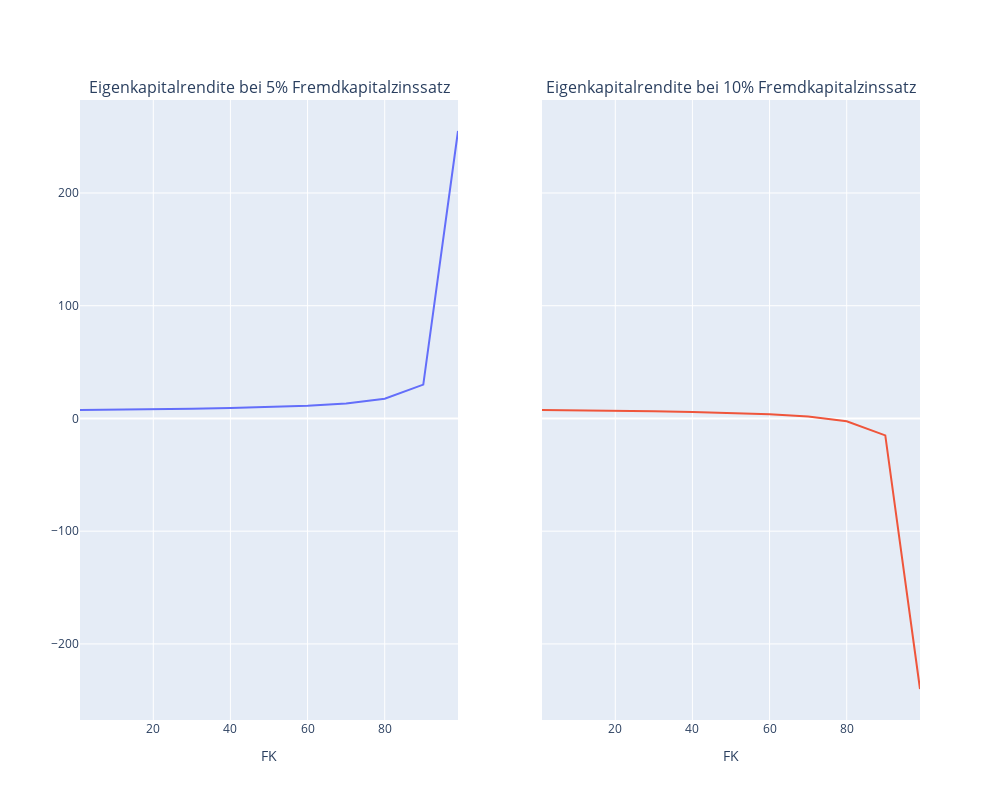

The notebook cell this image was saved under:
### Code cell
import plotly.graph_objects as go
from plotly.subplots import make_subplots

# 1. Subplots erstellen (analog zu plt.subplots)
# shared_yaxes=True entspricht sharey=True
fig = make_subplots(
    rows=1, cols=2, 
    shared_yaxes=True,
    subplot_titles=('Eigenkapitalrendite bei 5% Fremdkapitalzinssatz', 
                    'Eigenkapitalrendite bei 10% Fremdkapitalzinssatz')
)

# 2. Erste Linie hinzufügen (analog zu ax1.plot)
fig.add_trace(
    go.Scatter(x=df['FK'], y=df['RoE5'], mode='lines', name='RoE 5%'),
    row=1, col=1
)

# 3. Zweite Linie hinzufügen (analog zu ax2.plot)
fig.add_trace(
    go.Scatter(x=df['FK'], y=df['RoE10'], mode='lines', name='RoE 10%'),
    row=1, col=2
)

# 4. Achsenbeschriftungen setzen (analog zu set_xlabel)
fig.update_xaxes(title_text="FK", row=1, col=1)
fig.update_xaxes(title_text="FK", row=1, col=2)

# 5. Layout anpassen (Größe und Titel)
# Plotly nutzt Pixel statt Inches. 10x8 inch sind ca. 1000x800 pixel.
fig.update_layout(
    width=1000, 
    height=800,
    showlegend=False  # Matplotlib zeigt standardmäßig keine Legende ohne Aufruf
)

fig.show()

### Figure 1 — Plotly figure (JSON) as saved in the notebook; plotly's stock layout.template omitted (floating-point values rounded to 4 significant figures)
{"data": [{"mode": "lines", "name": "RoE 5%", "type": "scatter", "x": [99, 90, 80, 70, 60, 50, 40, 30, 20, 10, 1], "xaxis": "x", "y": [255.0, 30.0, 17.5, 13.33, 11.25, 10.0, 9.167, 8.571, 8.125, 7.778, 7.525], "yaxis": "y"}, {"mode": "lines", "name": "RoE 10%", "type": "scatter", "x": [99, 90, 80, 70, 60, 50, 40, 30, 20, 10, 1], "xaxis": "x2", "y": [-240.0, -15.0, -2.5, 1.667, 3.75, 5.0, 5.833, 6.429, 6.875, 7.222, 7.475], "yaxis": "y2"}], "layout": {"annotations": [{"font": {"size": 16}, "showarrow": false, "text": "Eigenkapitalrendite bei 5% Fremdkapitalzinssatz", "x": 0.225, "xanchor": "center", "xref": "paper", "y": 1, "yanchor": "bottom", "yref": "paper"}, {"font": {"size": 16}, "showarrow": false, "text": "Eigenkapitalrendite bei 10% Fremdkapitalzinssatz", "x": 0.775, "xanchor": "center", "xref": "paper", "y": 1, "yanchor": "bottom", "yref": "paper"}], "height": 800, "showlegend": false, "width": 1000, "xaxis": {"anchor": "y", "domain": [0, 0.45], "title": {"text": "FK"}}, "xaxis2": {"anchor": "y2", "domain": [0.55, 1], "title": {"text": "FK"}}, "yaxis": {"anchor": "x", "domain": [0, 1]}, "yaxis2": {"anchor": "x2", "domain": [0, 1], "matches": "y", "showticklabels": false}}}
